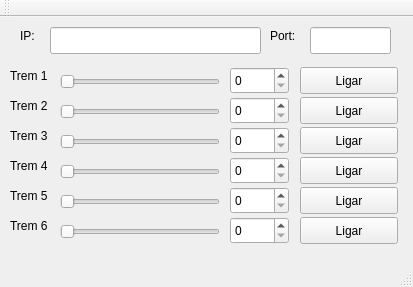
<?xml version="1.0" encoding="UTF-8"?>
<ui version="4.0">
 <class>Controle</class>
 <widget class="QMainWindow" name="Controle">
  <property name="geometry">
   <rect>
    <x>0</x>
    <y>0</y>
    <width>413</width>
    <height>287</height>
   </rect>
  </property>
  <property name="windowTitle">
   <string>Controle</string>
  </property>
  <widget class="QWidget" name="centralWidget">
   <widget class="QLabel" name="label">
    <property name="geometry">
     <rect>
      <x>10</x>
      <y>50</y>
      <width>67</width>
      <height>17</height>
     </rect>
    </property>
    <property name="text">
     <string>Trem 1</string>
    </property>
   </widget>
   <widget class="QLabel" name="label_2">
    <property name="geometry">
     <rect>
      <x>10</x>
      <y>80</y>
      <width>67</width>
      <height>17</height>
     </rect>
    </property>
    <property name="text">
     <string>Trem 2</string>
    </property>
   </widget>
   <widget class="QLabel" name="label_3">
    <property name="geometry">
     <rect>
      <x>10</x>
      <y>110</y>
      <width>67</width>
      <height>17</height>
     </rect>
    </property>
    <property name="text">
     <string>Trem 3</string>
    </property>
   </widget>
   <widget class="QLabel" name="label_4">
    <property name="geometry">
     <rect>
      <x>10</x>
      <y>140</y>
      <width>67</width>
      <height>17</height>
     </rect>
    </property>
    <property name="text">
     <string>Trem 4</string>
    </property>
   </widget>
   <widget class="QLabel" name="label_5">
    <property name="geometry">
     <rect>
      <x>10</x>
      <y>170</y>
      <width>67</width>
      <height>17</height>
     </rect>
    </property>
    <property name="text">
     <string>Trem 5</string>
    </property>
   </widget>
   <widget class="QLabel" name="label_6">
    <property name="geometry">
     <rect>
      <x>10</x>
      <y>200</y>
      <width>67</width>
      <height>17</height>
     </rect>
    </property>
    <property name="text">
     <string>Trem 6</string>
    </property>
   </widget>
   <widget class="QSlider" name="horizontalSlider">
    <property name="enabled">
     <bool>true</bool>
    </property>
    <property name="geometry">
     <rect>
      <x>60</x>
      <y>50</y>
      <width>160</width>
      <height>29</height>
     </rect>
    </property>
    <property name="maximum">
     <number>200</number>
    </property>
    <property name="orientation">
     <enum>Qt::Horizontal</enum>
    </property>
   </widget>
   <widget class="QSlider" name="horizontalSlider_2">
    <property name="enabled">
     <bool>true</bool>
    </property>
    <property name="geometry">
     <rect>
      <x>60</x>
      <y>80</y>
      <width>160</width>
      <height>29</height>
     </rect>
    </property>
    <property name="maximum">
     <number>200</number>
    </property>
    <property name="orientation">
     <enum>Qt::Horizontal</enum>
    </property>
   </widget>
   <widget class="QSlider" name="horizontalSlider_3">
    <property name="enabled">
     <bool>true</bool>
    </property>
    <property name="geometry">
     <rect>
      <x>60</x>
      <y>110</y>
      <width>160</width>
      <height>29</height>
     </rect>
    </property>
    <property name="maximum">
     <number>200</number>
    </property>
    <property name="orientation">
     <enum>Qt::Horizontal</enum>
    </property>
   </widget>
   <widget class="QSlider" name="horizontalSlider_4">
    <property name="enabled">
     <bool>true</bool>
    </property>
    <property name="geometry">
     <rect>
      <x>60</x>
      <y>140</y>
      <width>160</width>
      <height>29</height>
     </rect>
    </property>
    <property name="maximum">
     <number>200</number>
    </property>
    <property name="orientation">
     <enum>Qt::Horizontal</enum>
    </property>
   </widget>
   <widget class="QSlider" name="horizontalSlider_5">
    <property name="enabled">
     <bool>true</bool>
    </property>
    <property name="geometry">
     <rect>
      <x>60</x>
      <y>170</y>
      <width>160</width>
      <height>29</height>
     </rect>
    </property>
    <property name="maximum">
     <number>200</number>
    </property>
    <property name="orientation">
     <enum>Qt::Horizontal</enum>
    </property>
   </widget>
   <widget class="QSlider" name="horizontalSlider_6">
    <property name="enabled">
     <bool>true</bool>
    </property>
    <property name="geometry">
     <rect>
      <x>60</x>
      <y>200</y>
      <width>160</width>
      <height>29</height>
     </rect>
    </property>
    <property name="maximum">
     <number>200</number>
    </property>
    <property name="orientation">
     <enum>Qt::Horizontal</enum>
    </property>
   </widget>
   <widget class="QSpinBox" name="spinBox">
    <property name="enabled">
     <bool>true</bool>
    </property>
    <property name="geometry">
     <rect>
      <x>230</x>
      <y>50</y>
      <width>59</width>
      <height>27</height>
     </rect>
    </property>
    <property name="maximum">
     <number>200</number>
    </property>
   </widget>
   <widget class="QSpinBox" name="spinBox_2">
    <property name="enabled">
     <bool>true</bool>
    </property>
    <property name="geometry">
     <rect>
      <x>230</x>
      <y>80</y>
      <width>59</width>
      <height>27</height>
     </rect>
    </property>
    <property name="maximum">
     <number>200</number>
    </property>
   </widget>
   <widget class="QSpinBox" name="spinBox_3">
    <property name="enabled">
     <bool>true</bool>
    </property>
    <property name="geometry">
     <rect>
      <x>230</x>
      <y>110</y>
      <width>59</width>
      <height>27</height>
     </rect>
    </property>
    <property name="maximum">
     <number>200</number>
    </property>
   </widget>
   <widget class="QSpinBox" name="spinBox_4">
    <property name="enabled">
     <bool>true</bool>
    </property>
    <property name="geometry">
     <rect>
      <x>230</x>
      <y>140</y>
      <width>59</width>
      <height>27</height>
     </rect>
    </property>
    <property name="maximum">
     <number>200</number>
    </property>
   </widget>
   <widget class="QSpinBox" name="spinBox_5">
    <property name="enabled">
     <bool>true</bool>
    </property>
    <property name="geometry">
     <rect>
      <x>230</x>
      <y>170</y>
      <width>59</width>
      <height>27</height>
     </rect>
    </property>
    <property name="maximum">
     <number>200</number>
    </property>
   </widget>
   <widget class="QSpinBox" name="spinBox_6">
    <property name="enabled">
     <bool>true</bool>
    </property>
    <property name="geometry">
     <rect>
      <x>230</x>
      <y>200</y>
      <width>59</width>
      <height>27</height>
     </rect>
    </property>
    <property name="maximum">
     <number>200</number>
    </property>
   </widget>
   <widget class="QLabel" name="label_7">
    <property name="geometry">
     <rect>
      <x>10</x>
      <y>240</y>
      <width>67</width>
      <height>17</height>
     </rect>
    </property>
    <property name="text">
     <string/>
    </property>
   </widget>
   <widget class="QPushButton" name="pushButton">
    <property name="geometry">
     <rect>
      <x>300</x>
      <y>50</y>
      <width>98</width>
      <height>27</height>
     </rect>
    </property>
    <property name="text">
     <string>Ligar</string>
    </property>
   </widget>
   <widget class="QPushButton" name="pushButton_2">
    <property name="geometry">
     <rect>
      <x>300</x>
      <y>80</y>
      <width>98</width>
      <height>27</height>
     </rect>
    </property>
    <property name="text">
     <string>Ligar</string>
    </property>
   </widget>
   <widget class="QPushButton" name="pushButton_3">
    <property name="geometry">
     <rect>
      <x>300</x>
      <y>110</y>
      <width>98</width>
      <height>27</height>
     </rect>
    </property>
    <property name="text">
     <string>Ligar</string>
    </property>
   </widget>
   <widget class="QPushButton" name="pushButton_4">
    <property name="geometry">
     <rect>
      <x>300</x>
      <y>140</y>
      <width>98</width>
      <height>27</height>
     </rect>
    </property>
    <property name="text">
     <string>Ligar</string>
    </property>
   </widget>
   <widget class="QPushButton" name="pushButton_5">
    <property name="geometry">
     <rect>
      <x>300</x>
      <y>170</y>
      <width>98</width>
      <height>27</height>
     </rect>
    </property>
    <property name="text">
     <string>Ligar</string>
    </property>
   </widget>
   <widget class="QPushButton" name="pushButton_6">
    <property name="geometry">
     <rect>
      <x>300</x>
      <y>200</y>
      <width>98</width>
      <height>27</height>
     </rect>
    </property>
    <property name="text">
     <string>Ligar</string>
    </property>
   </widget>
   <widget class="QLabel" name="label_8">
    <property name="geometry">
     <rect>
      <x>20</x>
      <y>10</y>
      <width>62</width>
      <height>17</height>
     </rect>
    </property>
    <property name="text">
     <string>IP:</string>
    </property>
   </widget>
   <widget class="QLineEdit" name="lineEdit">
    <property name="geometry">
     <rect>
      <x>50</x>
      <y>10</y>
      <width>211</width>
      <height>27</height>
     </rect>
    </property>
   </widget>
   <widget class="QLabel" name="label_9">
    <property name="geometry">
     <rect>
      <x>270</x>
      <y>10</y>
      <width>62</width>
      <height>17</height>
     </rect>
    </property>
    <property name="text">
     <string>Port:</string>
    </property>
   </widget>
   <widget class="QLineEdit" name="lineEdit_2">
    <property name="geometry">
     <rect>
      <x>310</x>
      <y>10</y>
      <width>81</width>
      <height>27</height>
     </rect>
    </property>
   </widget>
  </widget>
  <widget class="QMenuBar" name="menuBar">
   <property name="geometry">
    <rect>
     <x>0</x>
     <y>0</y>
     <width>413</width>
     <height>25</height>
    </rect>
   </property>
  </widget>
  <widget class="QToolBar" name="mainToolBar">
   <attribute name="toolBarArea">
    <enum>TopToolBarArea</enum>
   </attribute>
   <attribute name="toolBarBreak">
    <bool>false</bool>
   </attribute>
  </widget>
  <widget class="QStatusBar" name="statusBar"/>
 </widget>
 <layoutdefault spacing="6" margin="11"/>
 <resources/>
 <connections>
  <connection>
   <sender>horizontalSlider</sender>
   <signal>valueChanged(int)</signal>
   <receiver>spinBox</receiver>
   <slot>setValue(int)</slot>
   <hints>
    <hint type="sourcelabel">
     <x>222</x>
     <y>73</y>
    </hint>
    <hint type="destinationlabel">
     <x>265</x>
     <y>68</y>
    </hint>
   </hints>
  </connection>
  <connection>
   <sender>spinBox</sender>
   <signal>valueChanged(int)</signal>
   <receiver>horizontalSlider</receiver>
   <slot>setValue(int)</slot>
   <hints>
    <hint type="sourcelabel">
     <x>266</x>
     <y>82</y>
    </hint>
    <hint type="destinationlabel">
     <x>214</x>
     <y>79</y>
    </hint>
   </hints>
  </connection>
  <connection>
   <sender>horizontalSlider_2</sender>
   <signal>valueChanged(int)</signal>
   <receiver>spinBox_2</receiver>
   <slot>setValue(int)</slot>
   <hints>
    <hint type="sourcelabel">
     <x>219</x>
     <y>96</y>
    </hint>
    <hint type="destinationlabel">
     <x>266</x>
     <y>99</y>
    </hint>
   </hints>
  </connection>
  <connection>
   <sender>spinBox_2</sender>
   <signal>valueChanged(int)</signal>
   <receiver>horizontalSlider_2</receiver>
   <slot>setValue(int)</slot>
   <hints>
    <hint type="sourcelabel">
     <x>276</x>
     <y>114</y>
    </hint>
    <hint type="destinationlabel">
     <x>195</x>
     <y>106</y>
    </hint>
   </hints>
  </connection>
  <connection>
   <sender>horizontalSlider_3</sender>
   <signal>valueChanged(int)</signal>
   <receiver>spinBox_3</receiver>
   <slot>setValue(int)</slot>
   <hints>
    <hint type="sourcelabel">
     <x>233</x>
     <y>135</y>
    </hint>
    <hint type="destinationlabel">
     <x>266</x>
     <y>124</y>
    </hint>
   </hints>
  </connection>
  <connection>
   <sender>spinBox_3</sender>
   <signal>valueChanged(int)</signal>
   <receiver>horizontalSlider_3</receiver>
   <slot>setValue(int)</slot>
   <hints>
    <hint type="sourcelabel">
     <x>265</x>
     <y>135</y>
    </hint>
    <hint type="destinationlabel">
     <x>232</x>
     <y>142</y>
    </hint>
   </hints>
  </connection>
  <connection>
   <sender>horizontalSlider_4</sender>
   <signal>valueChanged(int)</signal>
   <receiver>spinBox_4</receiver>
   <slot>setValue(int)</slot>
   <hints>
    <hint type="sourcelabel">
     <x>229</x>
     <y>162</y>
    </hint>
    <hint type="destinationlabel">
     <x>270</x>
     <y>159</y>
    </hint>
   </hints>
  </connection>
  <connection>
   <sender>spinBox_4</sender>
   <signal>valueChanged(int)</signal>
   <receiver>horizontalSlider_4</receiver>
   <slot>setValue(int)</slot>
   <hints>
    <hint type="sourcelabel">
     <x>276</x>
     <y>169</y>
    </hint>
    <hint type="destinationlabel">
     <x>227</x>
     <y>168</y>
    </hint>
   </hints>
  </connection>
  <connection>
   <sender>horizontalSlider_5</sender>
   <signal>valueChanged(int)</signal>
   <receiver>spinBox_5</receiver>
   <slot>setValue(int)</slot>
   <hints>
    <hint type="sourcelabel">
     <x>233</x>
     <y>188</y>
    </hint>
    <hint type="destinationlabel">
     <x>286</x>
     <y>183</y>
    </hint>
   </hints>
  </connection>
  <connection>
   <sender>spinBox_5</sender>
   <signal>valueChanged(int)</signal>
   <receiver>horizontalSlider_5</receiver>
   <slot>setValue(int)</slot>
   <hints>
    <hint type="sourcelabel">
     <x>260</x>
     <y>200</y>
    </hint>
    <hint type="destinationlabel">
     <x>220</x>
     <y>195</y>
    </hint>
   </hints>
  </connection>
  <connection>
   <sender>horizontalSlider_6</sender>
   <signal>valueChanged(int)</signal>
   <receiver>spinBox_6</receiver>
   <slot>setValue(int)</slot>
   <hints>
    <hint type="sourcelabel">
     <x>235</x>
     <y>222</y>
    </hint>
    <hint type="destinationlabel">
     <x>266</x>
     <y>217</y>
    </hint>
   </hints>
  </connection>
  <connection>
   <sender>spinBox_6</sender>
   <signal>valueChanged(int)</signal>
   <receiver>horizontalSlider_6</receiver>
   <slot>setValue(int)</slot>
   <hints>
    <hint type="sourcelabel">
     <x>276</x>
     <y>231</y>
    </hint>
    <hint type="destinationlabel">
     <x>224</x>
     <y>226</y>
    </hint>
   </hints>
  </connection>
 </connections>
</ui>
